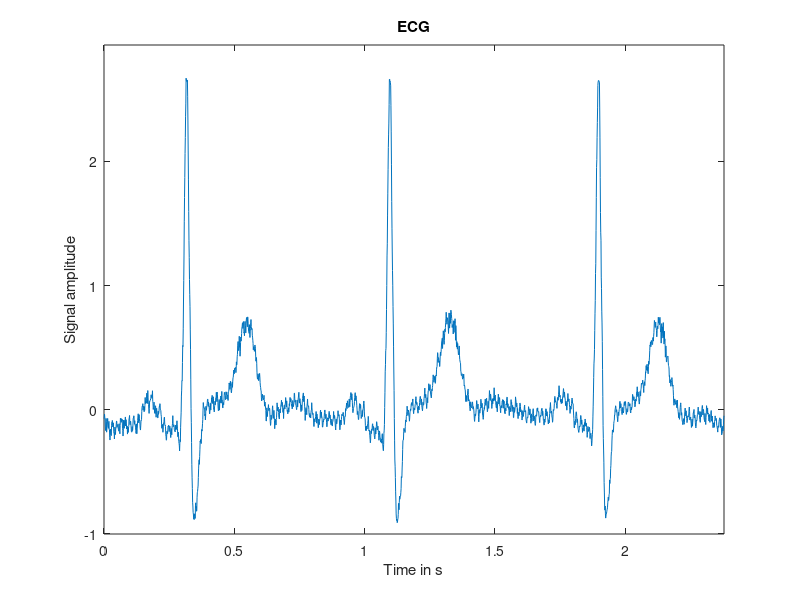
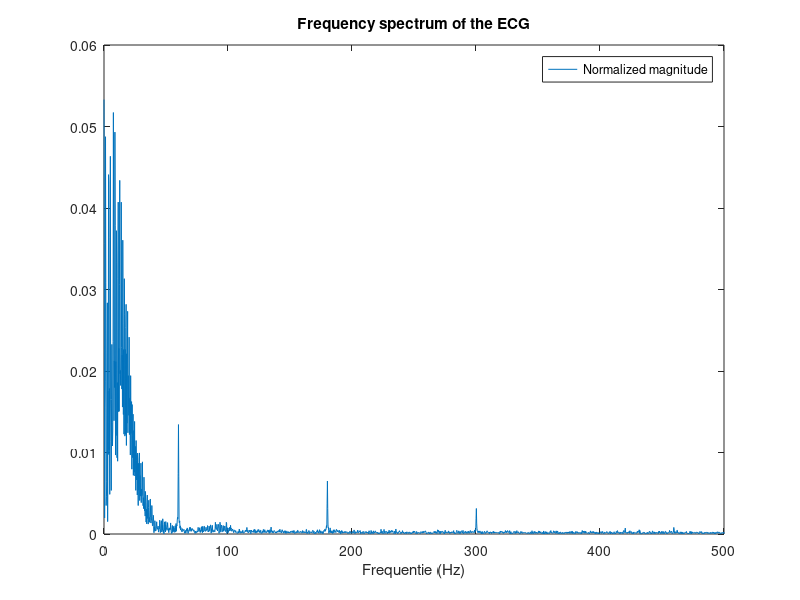
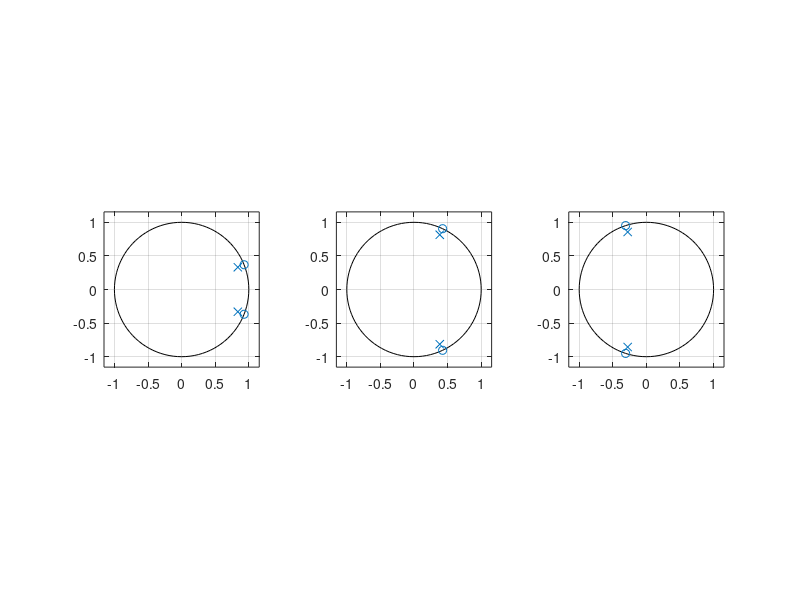
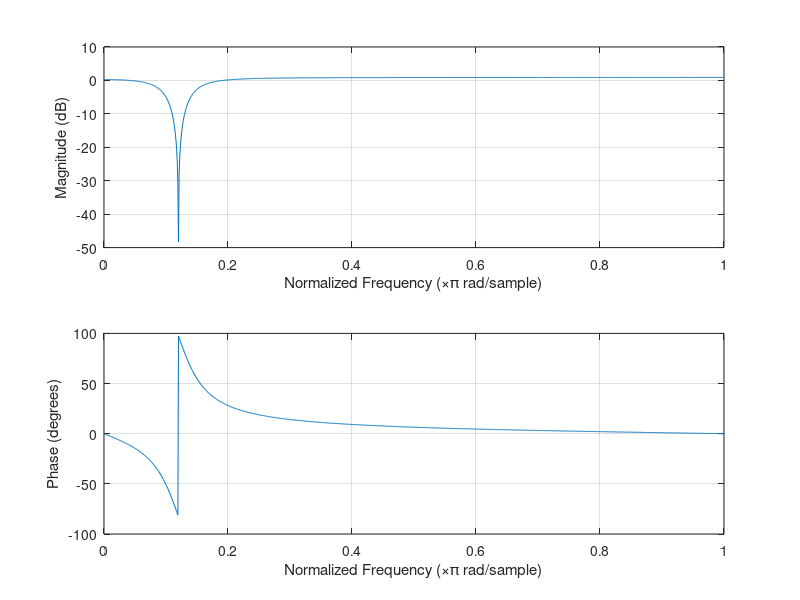

Here is the MATLAB script that generated these plots, in order: (Note: this script raises an error after producing the figures.)
close all
%% 1)Give sample time domain signal:
%Signal of ecg1
signal = load('ecg.mat');
signal = signal.ecg;

%Sample frequency and period
fs = 1000;
Ts = 1/fs;

%Nyquist frequency
fn = fs / 2;

%Extrema and length of the raw signal
sig_max = max(signal);
sig_min = min(signal);
m = length(signal);
%Plot the signal in the time domain
totaltime = Ts*m;

time = linspace(0,totaltime,m);
plot(time,signal)
axis([0,totaltime,1.1*sig_min,1.1*sig_max]);
xlabel("Time in s");
ylabel("Signal amplitude");
title("ECG");

%% 2.a) Spectrum analysis:
figure

%Calculate the DFT of the signal using the FFT:
n=2^nextpow2(m); %Efficiently calculate FFT using N = power of 2 
X = fft(signal,n)/n; %MATLAB requires this get the correct amplitude
X_real = real(X); %Real component of the fft
X_imag = imag(X); %Imaginary component of the fft
X_abs = abs(X); %Absolute value of the fft

%Rescaling of the output:
%Rescaling based on reccomendations from
%https://nl.mathworks.com/help/matlab/ref/fft.html
f = fs*(0:(n/2))/n;
X_plot = X_abs(1:n/2+1);

%Plot the frequency spectrum
plot(f,X_plot)
title("Frequency spectrum of the ECG");
legend("Normalized magnitude");
xlabel("Frequentie (Hz)");

%% 2.b) Filter design
figure
%In the frequency spectrum, we powerline noise at 60Hz
%There appear to also be 2 harmonic compenents, at 180Hz(=3*60Hz) and at
%300Hz(=5*60Hz).
%We design 3 notch-filters to remove these 3 components.

%Define frequencies to be removed:
f0 = 60;
f1 = 3*f0;
f2 = 5*f0;

%Angles on the unit circle for these frequencies:
theta0 = (pi/fn) * f0;
theta1 = (pi/fn) * f1;
theta2 = (pi/fn) * f2;

a = 0.9; %Value defined in lab assignment.

%Values for a-and b-component of the IIR. For the derivation of the
%formula, please refer to the lab report.
b0 = [1 -2*cos(theta0) 1];
b1 = [1 -2*cos(theta1) 1];
b2 = [1 -2*cos(theta2) 1];

a0 = [1 -2*a*cos(theta0) a*a];
a1 = [1 -2*a*cos(theta1) a*a];
a2 = [1 -2*a*cos(theta2) a*a];

%Placement of these poles and zeros on the unit circle:
subplot(1,3,1);
zplane(b0,a0);
subplot(1,3,2);
zplane(b1,a1);
subplot(1,3,3);
zplane(b2,a2);

%% 4) Impulse and frequency response
%These will only be calculated for the first filter (for 60Hz)
figure
freqz(b0,a0,1024);
fvtool(b0,a0)
%[H,W] = freqz(b0,a0,1024);
%plot(W/pi,20*log10(abs(H)));

figure
impz(b0,a0);
%% 5)Filtering:
signal0 = filter(b0,a0,signal);
signal1 = filter(b1,a1,signal0);
signal2 = filter(b2,a2,signal1);

%Spectrum-analysis after filtering:
figure
X0 = abs(fft(signal0,n) / n);
X1 = abs(fft(signal1,n) / n);
X2 = abs(fft(signal2,n) / n);

X0 = X0(1:n/2+1);
X1 = X1(1:n/2+1);
X2 = X2(1:n/2+1);
subplot(4,1,1)
plot(f,X_plot)
subplot(4,1,2)
plot(f,X0)
subplot(4,1,3)
plot(f,X1)
subplot(4,1,4)
plot(f,X2)

%Time-domain signals:
figure

subplot(4,1,1)
plot(time,signal)
axis([0,totaltime,1.1*sig_min,1.1*sig_max]);
xlabel("Time in s");
ylabel("Signal amplitude");
title("ECG");

subplot(4,1,2)
plot(time,signal0)
axis([0,totaltime,1.1*sig_min,1.1*sig_max]);
xlabel("Time in s");
ylabel("Signal amplitude");
title("ECG");

subplot(4,1,3)
plot(time,signal1)
axis([0,totaltime,1.1*sig_min,1.1*sig_max]);
xlabel("Time in s");
ylabel("Signal amplitude");
title("ECG");

subplot(4,1,4)
plot(time,signal2)
axis([0,totaltime,1.1*sig_min,1.1*sig_max]);
xlabel("Time in s");
ylabel("Signal amplitude");
title("ECG");

%% 7)Resample
%The highest useful frequency:
f_useful = 40;  %40 provides a good result
%The corresponding new sample frequency:
fs_new = 2 * f_useful;

%Find decimation and interpolation values:
proportion = fs_new / fs;
[I,D] = findInterpolationDecimation(proportion,3);
I = double(I);
D = double(D);

%For any resampling, first do the interpolation
resampledSignal = upsample(signal,I);


%Next, use a low pass filter to prevent aliasing
%1) Calculated stopband frequencies for I and D:
fs_I = fs * I;          %Sample frequency after interpolation: Fy = Fx * I
fn_I = fs_I / (2*I);    %Stopband frequency of the new signal = Fy / (2I)
fs_D = fs_I / D;        %Sample frequency after decimation: Fy = Fx / D
fn_D = fs_D / 2;            %Stoband frequency of the new signal = Fy / 2

%The required minimal stopband frequency then is:
fstop = min(fn_I,fn_D);
df = 5;                %Transition band width in Hz
                       %This gives a cutoff frequency of:
wc = (fstop + (fstop - df)) / fs_I * pi;

%The low pass filters needs to be a IIR filter.
%For the formula, please refer to the lab report:
Ts_I = 1 / fs_I;
Ohm = (2 / Ts_I) * tan(wc / 2);
b = [Ohm * Ts_I, Ohm * Ts_I];
a = [Ohm * Ts_I + 2, Ohm * Ts_I - 2];
fvtool(b,a);

resampledSignal = filter(b,a,resampledSignal);
resampledSignal = downsample(resampledSignal,D);

figure
subplot(2,1,1)
plot(time,signal)
axis([0,totaltime,1.1*sig_min,1.1*sig_max]);
xlabel("Time in s");
ylabel("Signal amplitude");
title("ECG");

subplot(2,1,2)
totalTime2 = 1/fs_new * length(resampledSignal);
time2 = linspace(0,totalTime2,length(resampledSignal));
plot(time2,resampledSignal)
axis([0,totalTime2,1.1*min(resampledSignal),1.1*max(resampledSignal)]);
xlabel("Time in s");
ylabel("Signal amplitude");
title("ECG");

n2=2^nextpow2(length(resampledSignal)); %Efficiently calculate FFT using N = power of 2 
X_res = fft(resampledSignal,n2)/n2; %MATLAB requires this get the correct amplitude
X_res = abs(X_res); %Absolute value of the fft

f2 = fs_new*(0:(n2/2))/n2;
X_res = X_res(1:n2/2+1);
figure
plot(f2,X_res)
xlabel("Frequency in Hz");
ylabel("Normalized magnitude");
title("Frequency spectrum after resampling");